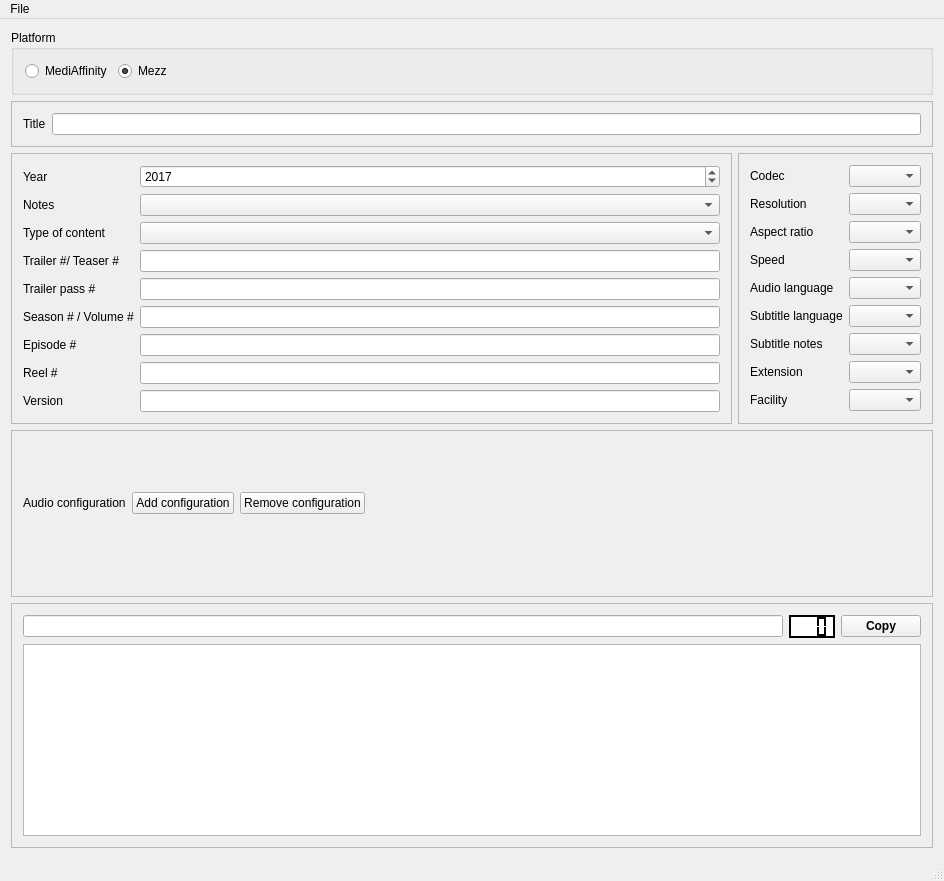
<?xml version="1.0" encoding="UTF-8"?>
<ui version="4.0">
 <class>FileRenamerWindow</class>
 <widget class="QMainWindow" name="FileRenamerWindow">
  <property name="geometry">
   <rect>
    <x>0</x>
    <y>0</y>
    <width>944</width>
    <height>881</height>
   </rect>
  </property>
  <property name="windowTitle">
   <string>File Renamer</string>
  </property>
  <widget class="QWidget" name="centralWidget">
   <layout class="QGridLayout" name="gridLayout">
    <item row="2" column="0">
     <widget class="QFrame" name="frame">
      <property name="frameShape">
       <enum>QFrame::StyledPanel</enum>
      </property>
      <property name="frameShadow">
       <enum>QFrame::Raised</enum>
      </property>
      <layout class="QGridLayout" name="gridLayout_2">
       <item row="1" column="1">
        <widget class="QDateEdit" name="year_lbl">
         <property name="displayFormat">
          <string>yyyy</string>
         </property>
         <property name="date">
          <date>
           <year>2017</year>
           <month>1</month>
           <day>1</day>
          </date>
         </property>
        </widget>
       </item>
       <item row="8" column="0">
        <widget class="QLabel" name="label_10">
         <property name="text">
          <string>Reel #</string>
         </property>
        </widget>
       </item>
       <item row="5" column="0">
        <widget class="QLabel" name="label_7">
         <property name="text">
          <string>Trailer pass #</string>
         </property>
        </widget>
       </item>
       <item row="4" column="1">
        <widget class="QLineEdit" name="trailer_nb_line"/>
       </item>
       <item row="2" column="1">
        <widget class="QComboBox" name="notes_combo"/>
       </item>
       <item row="3" column="1">
        <widget class="QComboBox" name="content_combo"/>
       </item>
       <item row="5" column="1">
        <widget class="QLineEdit" name="trailer_pass_line"/>
       </item>
       <item row="2" column="0">
        <widget class="QLabel" name="label_4">
         <property name="text">
          <string>Notes</string>
         </property>
        </widget>
       </item>
       <item row="4" column="0">
        <widget class="QLabel" name="label_6">
         <property name="text">
          <string>Trailer #/ Teaser #</string>
         </property>
        </widget>
       </item>
       <item row="1" column="0">
        <widget class="QLabel" name="label_3">
         <property name="text">
          <string>Year</string>
         </property>
        </widget>
       </item>
       <item row="8" column="1">
        <widget class="QLineEdit" name="reel_line"/>
       </item>
       <item row="3" column="0">
        <widget class="QLabel" name="label_5">
         <property name="text">
          <string>Type of content</string>
         </property>
        </widget>
       </item>
       <item row="7" column="1">
        <widget class="QLineEdit" name="episode_nb_line"/>
       </item>
       <item row="6" column="1">
        <widget class="QLineEdit" name="season_nb_line"/>
       </item>
       <item row="6" column="0">
        <widget class="QLabel" name="label_8">
         <property name="text">
          <string>Season # / Volume #</string>
         </property>
        </widget>
       </item>
       <item row="9" column="1">
        <widget class="QLineEdit" name="version_line"/>
       </item>
       <item row="7" column="0">
        <widget class="QLabel" name="label_9">
         <property name="text">
          <string>Episode #</string>
         </property>
        </widget>
       </item>
       <item row="9" column="0">
        <widget class="QLabel" name="label_11">
         <property name="text">
          <string>Version</string>
         </property>
        </widget>
       </item>
      </layout>
     </widget>
    </item>
    <item row="0" column="0" colspan="2">
     <widget class="QGroupBox" name="groupBox">
      <property name="title">
       <string>Platform</string>
      </property>
      <layout class="QHBoxLayout" name="horizontalLayout">
       <item>
        <widget class="QRadioButton" name="default_ma">
         <property name="text">
          <string>MediAffinity</string>
         </property>
        </widget>
       </item>
       <item>
        <widget class="QRadioButton" name="default_mezz">
         <property name="text">
          <string>Mezz</string>
         </property>
         <property name="checked">
          <bool>true</bool>
         </property>
        </widget>
       </item>
       <item>
        <spacer name="horizontalSpacer_2">
         <property name="orientation">
          <enum>Qt::Horizontal</enum>
         </property>
         <property name="sizeHint" stdset="0">
          <size>
           <width>40</width>
           <height>20</height>
          </size>
         </property>
        </spacer>
       </item>
      </layout>
     </widget>
    </item>
    <item row="3" column="0" colspan="2">
     <widget class="QFrame" name="frame_3">
      <property name="sizePolicy">
       <sizepolicy hsizetype="Preferred" vsizetype="MinimumExpanding">
        <horstretch>0</horstretch>
        <verstretch>0</verstretch>
       </sizepolicy>
      </property>
      <property name="frameShape">
       <enum>QFrame::StyledPanel</enum>
      </property>
      <property name="frameShadow">
       <enum>QFrame::Raised</enum>
      </property>
      <layout class="QVBoxLayout" name="verticalLayout">
       <item>
        <layout class="QHBoxLayout" name="horizontalLayout_2">
         <item>
          <widget class="QLabel" name="label_20">
           <property name="text">
            <string>Audio configuration</string>
           </property>
          </widget>
         </item>
         <item>
          <widget class="QPushButton" name="add_config_btn">
           <property name="text">
            <string>Add configuration</string>
           </property>
          </widget>
         </item>
         <item>
          <widget class="QPushButton" name="del_config_btn">
           <property name="text">
            <string>Remove configuration</string>
           </property>
          </widget>
         </item>
         <item>
          <spacer name="horizontalSpacer_3">
           <property name="orientation">
            <enum>Qt::Horizontal</enum>
           </property>
           <property name="sizeHint" stdset="0">
            <size>
             <width>40</width>
             <height>20</height>
            </size>
           </property>
          </spacer>
         </item>
        </layout>
       </item>
       <item>
        <layout class="QHBoxLayout" name="horizontalLayout_3">
         <item>
          <layout class="QGridLayout" name="audio_lyt" rowstretch="0"/>
         </item>
         <item>
          <spacer name="horizontalSpacer">
           <property name="orientation">
            <enum>Qt::Horizontal</enum>
           </property>
           <property name="sizeHint" stdset="0">
            <size>
             <width>40</width>
             <height>20</height>
            </size>
           </property>
          </spacer>
         </item>
        </layout>
       </item>
      </layout>
     </widget>
    </item>
    <item row="2" column="1">
     <widget class="QFrame" name="frame_2">
      <property name="frameShape">
       <enum>QFrame::StyledPanel</enum>
      </property>
      <property name="frameShadow">
       <enum>QFrame::Raised</enum>
      </property>
      <layout class="QGridLayout" name="gridLayout_3">
       <item row="4" column="0">
        <widget class="QLabel" name="label_15">
         <property name="text">
          <string>Audio language</string>
         </property>
        </widget>
       </item>
       <item row="0" column="1">
        <widget class="QComboBox" name="codec_combo"/>
       </item>
       <item row="1" column="1">
        <widget class="QComboBox" name="resolution_combo"/>
       </item>
       <item row="0" column="0">
        <widget class="QLabel" name="label_2">
         <property name="text">
          <string>Codec</string>
         </property>
        </widget>
       </item>
       <item row="1" column="0">
        <widget class="QLabel" name="label_12">
         <property name="text">
          <string>Resolution</string>
         </property>
        </widget>
       </item>
       <item row="7" column="1">
        <widget class="QComboBox" name="extension_combo"/>
       </item>
       <item row="6" column="0">
        <widget class="QLabel" name="label_17">
         <property name="text">
          <string>Subtitle notes</string>
         </property>
        </widget>
       </item>
       <item row="5" column="0">
        <widget class="QLabel" name="label_16">
         <property name="text">
          <string>Subtitle language</string>
         </property>
        </widget>
       </item>
       <item row="2" column="0">
        <widget class="QLabel" name="label_13">
         <property name="text">
          <string>Aspect ratio</string>
         </property>
        </widget>
       </item>
       <item row="2" column="1">
        <widget class="QComboBox" name="ratio_combo"/>
       </item>
       <item row="3" column="0">
        <widget class="QLabel" name="label_14">
         <property name="text">
          <string>Speed</string>
         </property>
        </widget>
       </item>
       <item row="5" column="1">
        <widget class="QComboBox" name="sub_language_combo"/>
       </item>
       <item row="3" column="1">
        <widget class="QComboBox" name="speed_combo"/>
       </item>
       <item row="4" column="1">
        <widget class="QComboBox" name="audio_language_combo"/>
       </item>
       <item row="6" column="1">
        <widget class="QComboBox" name="sub_notes_combo"/>
       </item>
       <item row="8" column="1">
        <widget class="QComboBox" name="facility_combo"/>
       </item>
       <item row="7" column="0">
        <widget class="QLabel" name="label_18">
         <property name="text">
          <string>Extension</string>
         </property>
        </widget>
       </item>
       <item row="8" column="0">
        <widget class="QLabel" name="label_19">
         <property name="text">
          <string>Facility</string>
         </property>
        </widget>
       </item>
      </layout>
     </widget>
    </item>
    <item row="4" column="0" colspan="2">
     <widget class="QFrame" name="frame_4">
      <property name="frameShape">
       <enum>QFrame::StyledPanel</enum>
      </property>
      <property name="frameShadow">
       <enum>QFrame::Raised</enum>
      </property>
      <layout class="QVBoxLayout" name="verticalLayout_2">
       <item>
        <layout class="QHBoxLayout" name="horizontalLayout_4">
         <item>
          <widget class="QLineEdit" name="results_line">
           <property name="font">
            <font>
             <weight>50</weight>
             <bold>false</bold>
            </font>
           </property>
          </widget>
         </item>
         <item>
          <widget class="QLCDNumber" name="lcd">
           <property name="palette">
            <palette>
             <active>
              <colorrole role="WindowText">
               <brush brushstyle="SolidPattern">
                <color alpha="255">
                 <red>0</red>
                 <green>0</green>
                 <blue>0</blue>
                </color>
               </brush>
              </colorrole>
              <colorrole role="Button">
               <brush brushstyle="SolidPattern">
                <color alpha="255">
                 <red>0</red>
                 <green>0</green>
                 <blue>0</blue>
                </color>
               </brush>
              </colorrole>
              <colorrole role="Light">
               <brush brushstyle="SolidPattern">
                <color alpha="255">
                 <red>0</red>
                 <green>0</green>
                 <blue>0</blue>
                </color>
               </brush>
              </colorrole>
              <colorrole role="Midlight">
               <brush brushstyle="SolidPattern">
                <color alpha="255">
                 <red>0</red>
                 <green>0</green>
                 <blue>0</blue>
                </color>
               </brush>
              </colorrole>
              <colorrole role="Dark">
               <brush brushstyle="SolidPattern">
                <color alpha="255">
                 <red>0</red>
                 <green>0</green>
                 <blue>0</blue>
                </color>
               </brush>
              </colorrole>
              <colorrole role="Mid">
               <brush brushstyle="SolidPattern">
                <color alpha="255">
                 <red>0</red>
                 <green>0</green>
                 <blue>0</blue>
                </color>
               </brush>
              </colorrole>
              <colorrole role="Text">
               <brush brushstyle="SolidPattern">
                <color alpha="255">
                 <red>255</red>
                 <green>255</green>
                 <blue>255</blue>
                </color>
               </brush>
              </colorrole>
              <colorrole role="ButtonText">
               <brush brushstyle="SolidPattern">
                <color alpha="255">
                 <red>255</red>
                 <green>255</green>
                 <blue>255</blue>
                </color>
               </brush>
              </colorrole>
              <colorrole role="Base">
               <brush brushstyle="SolidPattern">
                <color alpha="255">
                 <red>0</red>
                 <green>0</green>
                 <blue>0</blue>
                </color>
               </brush>
              </colorrole>
              <colorrole role="Window">
               <brush brushstyle="SolidPattern">
                <color alpha="255">
                 <red>255</red>
                 <green>255</green>
                 <blue>255</blue>
                </color>
               </brush>
              </colorrole>
              <colorrole role="Shadow">
               <brush brushstyle="SolidPattern">
                <color alpha="255">
                 <red>0</red>
                 <green>0</green>
                 <blue>0</blue>
                </color>
               </brush>
              </colorrole>
              <colorrole role="AlternateBase">
               <brush brushstyle="SolidPattern">
                <color alpha="255">
                 <red>0</red>
                 <green>0</green>
                 <blue>0</blue>
                </color>
               </brush>
              </colorrole>
             </active>
             <inactive>
              <colorrole role="WindowText">
               <brush brushstyle="SolidPattern">
                <color alpha="255">
                 <red>0</red>
                 <green>0</green>
                 <blue>0</blue>
                </color>
               </brush>
              </colorrole>
              <colorrole role="Button">
               <brush brushstyle="SolidPattern">
                <color alpha="255">
                 <red>0</red>
                 <green>0</green>
                 <blue>0</blue>
                </color>
               </brush>
              </colorrole>
              <colorrole role="Light">
               <brush brushstyle="SolidPattern">
                <color alpha="255">
                 <red>0</red>
                 <green>0</green>
                 <blue>0</blue>
                </color>
               </brush>
              </colorrole>
              <colorrole role="Midlight">
               <brush brushstyle="SolidPattern">
                <color alpha="255">
                 <red>0</red>
                 <green>0</green>
                 <blue>0</blue>
                </color>
               </brush>
              </colorrole>
              <colorrole role="Dark">
               <brush brushstyle="SolidPattern">
                <color alpha="255">
                 <red>0</red>
                 <green>0</green>
                 <blue>0</blue>
                </color>
               </brush>
              </colorrole>
              <colorrole role="Mid">
               <brush brushstyle="SolidPattern">
                <color alpha="255">
                 <red>0</red>
                 <green>0</green>
                 <blue>0</blue>
                </color>
               </brush>
              </colorrole>
              <colorrole role="Text">
               <brush brushstyle="SolidPattern">
                <color alpha="255">
                 <red>255</red>
                 <green>255</green>
                 <blue>255</blue>
                </color>
               </brush>
              </colorrole>
              <colorrole role="ButtonText">
               <brush brushstyle="SolidPattern">
                <color alpha="255">
                 <red>255</red>
                 <green>255</green>
                 <blue>255</blue>
                </color>
               </brush>
              </colorrole>
              <colorrole role="Base">
               <brush brushstyle="SolidPattern">
                <color alpha="255">
                 <red>0</red>
                 <green>0</green>
                 <blue>0</blue>
                </color>
               </brush>
              </colorrole>
              <colorrole role="Window">
               <brush brushstyle="SolidPattern">
                <color alpha="255">
                 <red>255</red>
                 <green>255</green>
                 <blue>255</blue>
                </color>
               </brush>
              </colorrole>
              <colorrole role="Shadow">
               <brush brushstyle="SolidPattern">
                <color alpha="255">
                 <red>0</red>
                 <green>0</green>
                 <blue>0</blue>
                </color>
               </brush>
              </colorrole>
              <colorrole role="AlternateBase">
               <brush brushstyle="SolidPattern">
                <color alpha="255">
                 <red>0</red>
                 <green>0</green>
                 <blue>0</blue>
                </color>
               </brush>
              </colorrole>
             </inactive>
             <disabled>
              <colorrole role="WindowText">
               <brush brushstyle="SolidPattern">
                <color alpha="255">
                 <red>0</red>
                 <green>0</green>
                 <blue>0</blue>
                </color>
               </brush>
              </colorrole>
              <colorrole role="Button">
               <brush brushstyle="SolidPattern">
                <color alpha="255">
                 <red>0</red>
                 <green>0</green>
                 <blue>0</blue>
                </color>
               </brush>
              </colorrole>
              <colorrole role="Light">
               <brush brushstyle="SolidPattern">
                <color alpha="255">
                 <red>0</red>
                 <green>0</green>
                 <blue>0</blue>
                </color>
               </brush>
              </colorrole>
              <colorrole role="Midlight">
               <brush brushstyle="SolidPattern">
                <color alpha="255">
                 <red>0</red>
                 <green>0</green>
                 <blue>0</blue>
                </color>
               </brush>
              </colorrole>
              <colorrole role="Dark">
               <brush brushstyle="SolidPattern">
                <color alpha="255">
                 <red>0</red>
                 <green>0</green>
                 <blue>0</blue>
                </color>
               </brush>
              </colorrole>
              <colorrole role="Mid">
               <brush brushstyle="SolidPattern">
                <color alpha="255">
                 <red>0</red>
                 <green>0</green>
                 <blue>0</blue>
                </color>
               </brush>
              </colorrole>
              <colorrole role="Text">
               <brush brushstyle="SolidPattern">
                <color alpha="255">
                 <red>0</red>
                 <green>0</green>
                 <blue>0</blue>
                </color>
               </brush>
              </colorrole>
              <colorrole role="ButtonText">
               <brush brushstyle="SolidPattern">
                <color alpha="255">
                 <red>0</red>
                 <green>0</green>
                 <blue>0</blue>
                </color>
               </brush>
              </colorrole>
              <colorrole role="Base">
               <brush brushstyle="SolidPattern">
                <color alpha="255">
                 <red>255</red>
                 <green>255</green>
                 <blue>255</blue>
                </color>
               </brush>
              </colorrole>
              <colorrole role="Window">
               <brush brushstyle="SolidPattern">
                <color alpha="255">
                 <red>255</red>
                 <green>255</green>
                 <blue>255</blue>
                </color>
               </brush>
              </colorrole>
              <colorrole role="Shadow">
               <brush brushstyle="SolidPattern">
                <color alpha="255">
                 <red>0</red>
                 <green>0</green>
                 <blue>0</blue>
                </color>
               </brush>
              </colorrole>
              <colorrole role="AlternateBase">
               <brush brushstyle="SolidPattern">
                <color alpha="255">
                 <red>0</red>
                 <green>0</green>
                 <blue>0</blue>
                </color>
               </brush>
              </colorrole>
             </disabled>
            </palette>
           </property>
           <property name="autoFillBackground">
            <bool>true</bool>
           </property>
           <property name="digitCount">
            <number>3</number>
           </property>
          </widget>
         </item>
         <item>
          <widget class="QPushButton" name="copy_btn">
           <property name="font">
            <font>
             <weight>75</weight>
             <bold>true</bold>
            </font>
           </property>
           <property name="text">
            <string>Copy</string>
           </property>
          </widget>
         </item>
        </layout>
       </item>
       <item>
        <widget class="QPlainTextEdit" name="validation_text">
         <property name="sizePolicy">
          <sizepolicy hsizetype="Expanding" vsizetype="Preferred">
           <horstretch>0</horstretch>
           <verstretch>0</verstretch>
          </sizepolicy>
         </property>
         <property name="font">
          <font>
           <weight>75</weight>
           <bold>true</bold>
          </font>
         </property>
        </widget>
       </item>
      </layout>
     </widget>
    </item>
    <item row="1" column="0" colspan="2">
     <widget class="QFrame" name="frame_5">
      <property name="frameShape">
       <enum>QFrame::StyledPanel</enum>
      </property>
      <property name="frameShadow">
       <enum>QFrame::Raised</enum>
      </property>
      <layout class="QHBoxLayout" name="horizontalLayout_5">
       <item>
        <widget class="QLabel" name="label">
         <property name="text">
          <string>Title</string>
         </property>
        </widget>
       </item>
       <item>
        <widget class="QLineEdit" name="title_line"/>
       </item>
      </layout>
     </widget>
    </item>
   </layout>
  </widget>
  <widget class="QMenuBar" name="menuBar">
   <property name="geometry">
    <rect>
     <x>0</x>
     <y>0</y>
     <width>944</width>
     <height>22</height>
    </rect>
   </property>
   <widget class="QMenu" name="menuFile">
    <property name="title">
     <string>File</string>
    </property>
    <addaction name="actionAbout"/>
    <addaction name="separator"/>
    <addaction name="actionQuit"/>
   </widget>
   <addaction name="menuFile"/>
  </widget>
  <widget class="QStatusBar" name="statusBar"/>
  <action name="actionAbout">
   <property name="text">
    <string>About</string>
   </property>
  </action>
  <action name="actionQuit">
   <property name="text">
    <string>Quit</string>
   </property>
  </action>
 </widget>
 <layoutdefault spacing="6" margin="11"/>
 <resources/>
 <connections/>
</ui>
